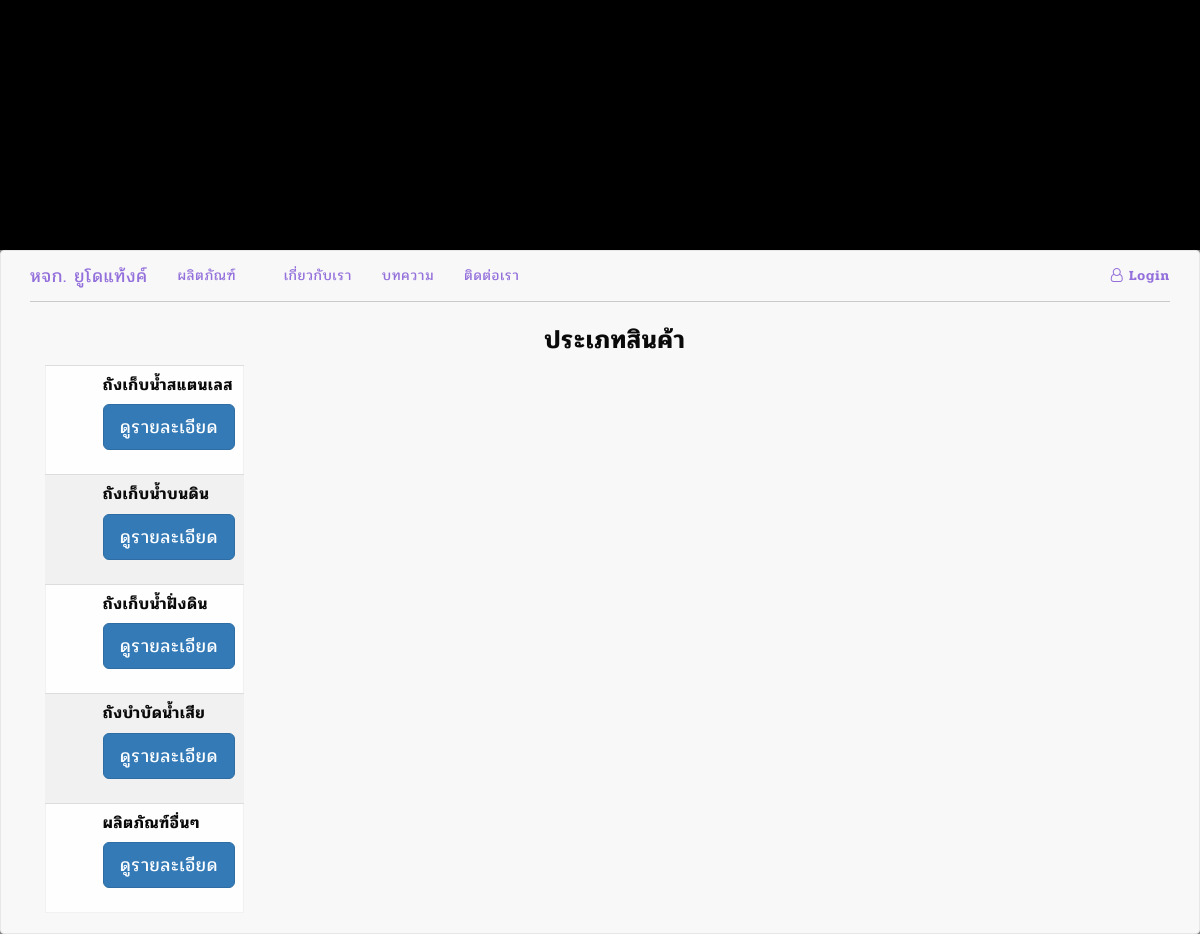
/mainproduct.php, run on the app's committed database.
### tables this page shows
CREATE TABLE `tb_producttype` (
  `product_type` int(2) NOT NULL,
  `type_name` varchar(20) NOT NULL,
  `type_pic` varchar(6) NOT NULL
);

### mainproduct.php (the view, shortened to what this page needs)
<?php
  require('./connect/connect.php');
?>
<!DOCTYPE html>
<html lang="en">
<head>
<link rel="stylesheet" href="css/stylesheet.css">
<link href="css/bootstrap.css" rel="stylesheet">
<link rel="stylesheet" href="css/foundation.min.css" />
<link rel="stylesheet" href="font-awesome/css/font-awesome.css">
<link rel="stylesheet" href="css/app.css" />
<link rel="stylesheet" type="text/css" href="css/stylesheet.css">
</head>
<body>
  <div class="container-fluid" style="background-color: black;height: 250px">
  	</div>
  <nav class="navbar navbar-default" role="navigation">
  <div class="container" style="">
    <div class="navbar-header">
      <a class="navbar-brand" href="index.php">หจก. ยูโดแท้งค์</a>
    </div>
    <ul class="nav navbar-nav">
        <li class="dropdown">
        <a class="dropdown-toggle" data-toggle="dropdown" href="#">ผลิตภัณฑ์
        <span class="glyphicon glyphicon-chevron-down"></span></a>
      </li>
        <li><a href="#">เกี่ยวกับเรา</a></li>
        <li><a href="#">บทความ</a></li>
        <li><a href="#">ติดต่อเรา</a></li>
    </ul>
   <?php require_once('login.php'); ?>
<hr>
<div class="container">
  <h4 class="text-center"><b>ประเภทสินค้า<b></h4>
    <table class="table table-hover">
  <?php
    $sql="SELECT * from tb_producttype";
    $p = $objCon->query($sql);
    while ($r = $p->fetch_assoc()){ ?>
      <tr>
        <td class="col-md-3">
          <a href="shop.php?type=<?php echo $r['product_type']; ?> " class="btn" role="button">
          </a>
        </td>
        <td id="mid01" class="mid01" style="vertical-align: middle;">
          <h6><b><?php echo $r['type_name'];?></b></h6>
          <p><a href="shop.php?type=<?php echo $r['product_type']; ?> " class="btn btn-primary btn-lg" role="button" title="ดูรายละเอียดของ <?php echo $r['type_name'];?>">ดูรายละเอียด</a></p>
        </td>
      </tr>
<?php } ?>
    </table>
</div>
</body>
</html>

### css/stylesheet.css (style rules this page uses)
body { font-family: 'pridi', sans-serif !important; letter-spacing: 1px !important; }
b { font-family: 'pridi', sans-serif !important; }
div { font-family: 'pridi', sans-serif !important; }
h1, h2, h3, h4, h5, h6 { font-family: 'pridi', sans-serif !important; }
body { background-image: url(""); background-size: 300px; background-color: gray; background-position: top-center; background-repeat: repeat; }

### data on the page
tb_producttype: type_name "ถังเก็บน้ำสแตนเลส"
tb_producttype: type_name "ถังเก็บน้ำบนดิน"
tb_producttype: type_name "ถังเก็บน้ำฝั่งดิน"
tb_producttype: type_name "ถังบำบัดน้ำเสีย"
tb_producttype: type_name "ผลิตภัณฑ์อื่นๆ"
